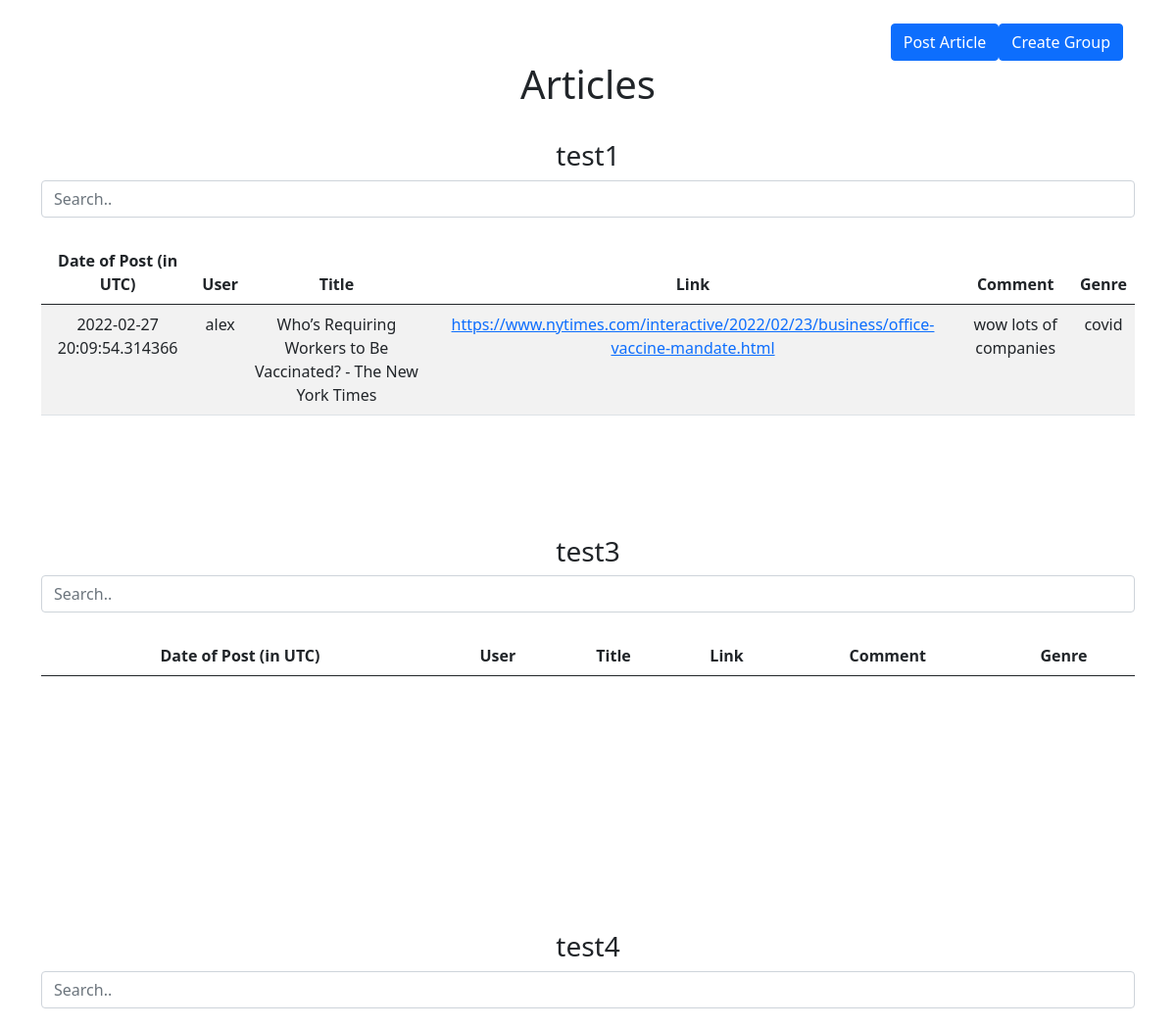
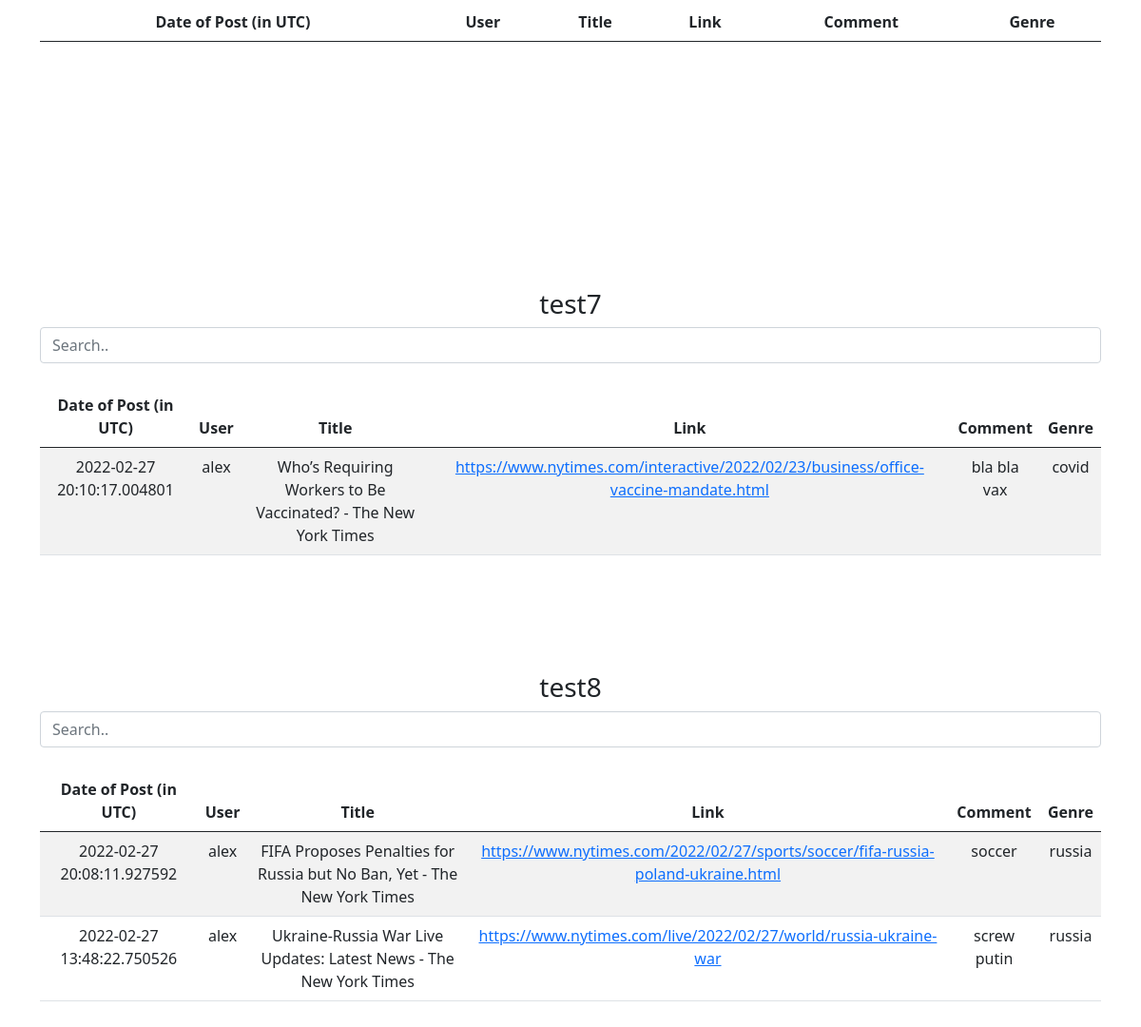
/articles (signed in), run on the app's committed database (2 pictures, top to bottom).
### models.py (models this page shows)
class Articles(db.Model):
    __tablename__ = "articles"
    id = db.Column(db.Integer, primary_key=True)
    title = db.Column(db.String(80), nullable=False)
    link = db.Column(db.String(120), nullable=False)
    comment = db.Column(db.String(300))
    date = db.Column(db.DateTime())
    category = db.Column(db.String(300))
    username = db.Column(db.String(300), nullable=False)
    groups = db.Column(db.String(300))

### routes.py (the view)
@app.route("/articles", methods=("GET", "POST"), strict_slashes=False)
def articles():
    queries = []
    for group in get_groups(current_user.groups):
        queries.append([group, Articles.query.filter_by(groups=group).order_by(Articles.id.desc()).all()])
    return render_template("articles.html", queries=queries)  # , query1 = Articles.query.order_by(Articles.id.desc()))

### routes.py (called while the page is built)
def get_groups(groups):
    group_list = groups.split(",")
    return group_list

@login_manager.user_loader
def load_user(user_id):
    return User.query.get(int(user_id))

### templates/articles.html (shortened to what this page needs)
{% extends "base.html" %}
{% block content%}
<div class="container py-4 text-center">
    {% if current_user.is_authenticated %}
    <div class = "container float-end">
    <a class="btn btn-primary float-end pr-1" href={{url_for('create_group')}} role="button">Create Group</a>
        <a class="btn btn-primary float-end pl-1" href={{url_for('submit_articles')}} role="button">Post Article</a>
        </div>
    <h1>Articles</h1>
    <br>
    {% for query in queries %}
    <h3>{{query[0]}}</h3>
    <input class="form-control" id="myInput" type="text" placeholder="Search..">
  <br>
    <div class="table-wrapper-scroll-y my-custom-scrollbar">
    <table class="table table-striped">
  <thead>
    <tr>
        <th scope="col">Date of Post (in UTC)</th>
      <th scope="col">User</th>
      <th scope="col">Title</th>
      <th scope="col">Link</th>
      <th scope="col">Comment</th>
        <th scope="col">Genre</th>
      </tr>
  </thead>
         <tbody id="articleTable">
    {% for article in query[1] %}
        <tr>
            <td>
              {{article.date}}
          </td>
          <td >
              {{article.username}}
          </td>
            <td>
              {{article.title}}
          </td>
            <td>
             <a href = {{article.link}}> {{article.link}} </a>
          </td>
            <td>
            {{article.comment}}
          </td>
            <td>
            {{article.category}}
          </td>
        </tr>
        {% endfor %}
 </tbody>
</table>
    </div>
    {% endfor %}
    {% else %}
    <a href="{{url_for('login')}}">Sign in/Sign Up</a>
    {% endif %}
</div>
{% endblock %}

### templates/base.html (shortened to what this page needs)
<!doctype html>
<html lang="en">
<head>
    <link href="https://cdn.jsdelivr.net/npm/bootstrap@5.0.2/dist/css/bootstrap.min.css" rel="stylesheet">
    <link rel= "stylesheet" type= "text/css" href= "{{ url_for('static',filename='styles/table.css') }}">
</head>
<body>
    <div class="container-fluid">
        {% block content%}
        {% endblock %}
    </div>
</body>
</html>

### static/styles/table.css (style rules this page uses)
.my-custom-scrollbar { position: relative; height: 300px; overflow: auto; }
.table-wrapper-scroll-y { display: block; }

### data on the page
Articles: date "2022-02-27 20:09:54.314366", username "alex", title "Who’s Requiring Workers to Be Vaccinated? - The New York Times", link "https://www.nytimes.com/interactive/2022/02/23/business/office-vaccine-mandate.html", comment "wow lots of companies", category "covid"
Articles: date "2022-02-27 20:10:17.004801", username "alex", title "Who’s Requiring Workers to Be Vaccinated? - The New York Times", link "https://www.nytimes.com/interactive/2022/02/23/business/office-vaccine-mandate.html", comment "bla bla vax", category "covid"
Articles: date "2022-02-27 20:08:11.927592", username "alex", title "FIFA Proposes Penalties for Russia but No Ban, Yet - The New York Times", link "https://www.nytimes.com/2022/02/27/sports/soccer/fifa-russia-poland-ukraine.html", comment "soccer", category "russia"
Articles: date "2022-02-27 13:48:22.750526", username "alex", title "Ukraine-Russia War Live Updates: Latest News - The New York Times", link "https://www.nytimes.com/live/2022/02/27/world/russia-ukraine-war", comment "screw putin", category "russia"

### other printed values
{{ query[0] }} "test1" "test3" "test4" "test7" "test8"
